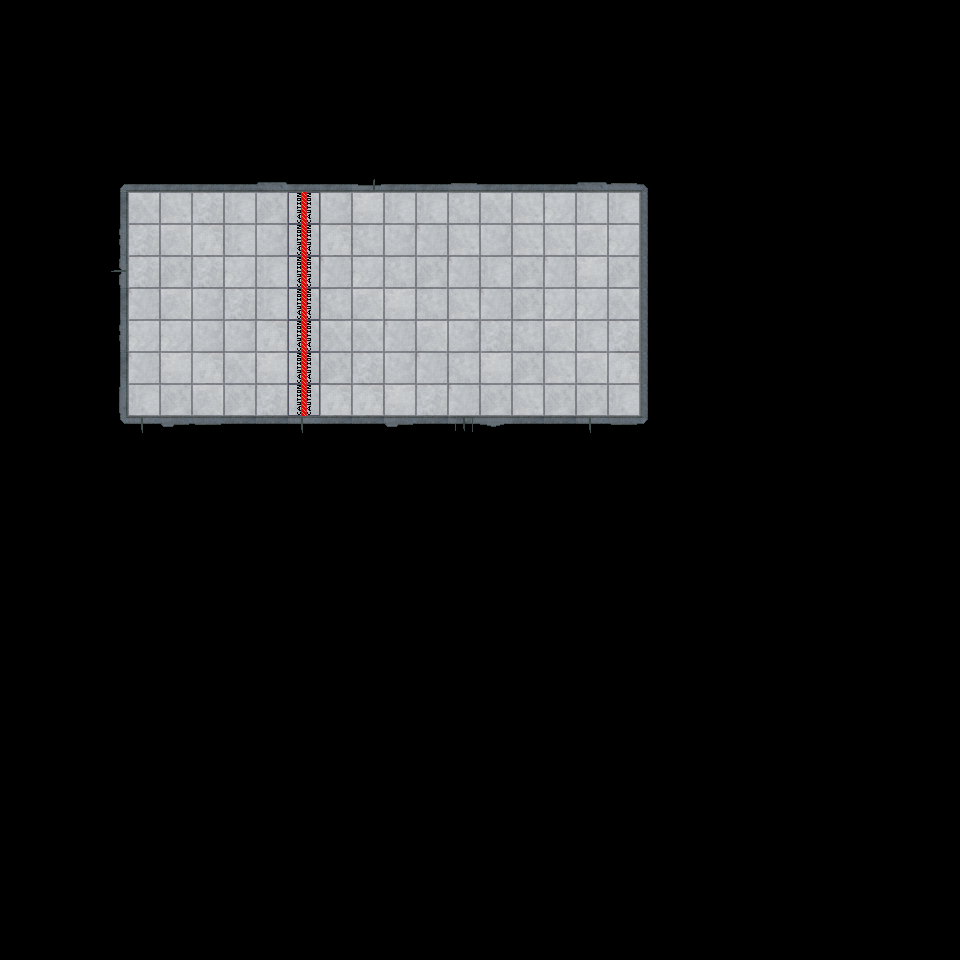

Rendered tile map (Tiled .tmx) drawn with the repository's tilesets; below, a short description and the full map source, tile grids included:
An orthogonal 30x30 tile map with 32x32 px tiles, 1 tile layer (Tile Layer 1), 2 tilesets.

<map version="1.0" tiledversion="1.1.6" orientation="orthogonal" renderorder="right-down" width="30" height="30" tilewidth="32" tileheight="32" infinite="0" nextobjectid="1">
 <tileset firstgid="1" source="Tileset1.tsx" />
 <tileset firstgid="101" source="Walls and Exterior.tsx" />
 <layer name="Tile Layer 1" width="30" height="30">
  <data encoding="csv">
0,0,0,0,0,0,0,0,0,0,0,0,0,0,0,0,0,0,0,0,0,0,0,0,0,0,0,0,0,0,
0,0,0,0,0,0,0,0,0,0,0,0,0,0,0,0,0,0,0,0,0,0,0,0,0,0,0,0,0,0,
0,0,0,0,0,0,0,0,0,0,0,0,0,0,0,0,0,0,0,0,0,0,0,0,0,0,0,0,0,0,
0,0,0,0,0,0,0,0,0,0,0,0,0,0,0,0,0,0,0,0,0,0,0,0,0,0,0,0,0,0,
0,0,0,0,0,0,0,0,0,0,0,0,0,0,0,0,0,0,0,0,0,0,0,0,0,0,0,0,0,0,
0,0,0,137,108,108,108,108,117,108,108,118,108,108,107,108,108,108,117,107,136,0,0,0,0,0,0,0,0,0,
0,0,0,122,157,168,169,178,167,150,166,158,178,178,177,157,168,156,178,178,121,0,0,0,0,0,0,0,0,0,
0,0,0,124,169,159,179,178,166,150,179,177,166,176,168,166,168,168,159,156,121,0,0,0,0,0,0,0,0,0,
0,0,0,134,169,167,169,156,178,150,176,156,177,167,176,178,167,176,158,167,121,0,0,0,0,0,0,0,0,0,
0,0,0,122,176,159,166,169,178,150,177,159,158,177,168,176,167,156,156,157,121,0,0,0,0,0,0,0,0,0,
0,0,0,124,156,156,166,166,179,150,157,157,176,159,166,169,177,159,178,169,121,0,0,0,0,0,0,0,0,0,
0,0,0,122,176,158,179,157,158,150,167,169,166,176,177,158,167,168,159,179,121,0,0,0,0,0,0,0,0,0,
0,0,0,132,178,167,159,167,169,150,179,179,158,169,176,167,168,167,167,178,121,0,0,0,0,0,0,0,0,0,
0,0,0,147,127,128,102,103,103,127,103,103,128,103,126,129,103,103,127,102,146,0,0,0,0,0,0,0,0,0,
0,0,0,0,0,0,0,0,0,0,0,0,0,0,0,0,0,0,0,0,0,0,0,0,0,0,0,0,0,0,
0,0,0,0,0,0,0,0,0,0,0,0,0,0,0,0,0,0,0,0,0,0,0,0,0,0,0,0,0,0,
0,0,0,0,0,0,0,0,0,0,0,0,0,0,0,0,0,0,0,0,0,0,0,0,0,0,0,0,0,0,
0,0,0,0,0,0,0,0,0,0,0,0,0,0,0,0,0,0,0,0,0,0,0,0,0,0,0,0,0,0,
0,0,0,0,0,0,0,0,0,0,0,0,0,0,0,0,0,0,0,0,0,0,0,0,0,0,0,0,0,0,
0,0,0,0,0,0,0,0,0,0,0,0,0,0,0,0,0,0,0,0,0,0,0,0,0,0,0,0,0,0,
0,0,0,0,0,0,0,0,0,0,0,0,0,0,0,0,0,0,0,0,0,0,0,0,0,0,0,0,0,0,
0,0,0,0,0,0,0,0,0,0,0,0,0,0,0,0,0,0,0,0,0,0,0,0,0,0,0,0,0,0,
0,0,0,0,0,0,0,0,0,0,0,0,0,0,0,0,0,0,0,0,0,0,0,0,0,0,0,0,0,0,
0,0,0,0,0,0,0,0,0,0,0,0,0,0,0,0,0,0,0,0,0,0,0,0,0,0,0,0,0,0,
0,0,0,0,0,0,0,0,0,0,0,0,0,0,0,0,0,0,0,0,0,0,0,0,0,0,0,0,0,0,
0,0,0,0,0,0,0,0,0,0,0,0,0,0,0,0,0,0,0,0,0,0,0,0,0,0,0,0,0,0,
0,0,0,0,0,0,0,0,0,0,0,0,0,0,0,0,0,0,0,0,0,0,0,0,0,0,0,0,0,0,
0,0,0,0,0,0,0,0,0,0,0,0,0,0,0,0,0,0,0,0,0,0,0,0,0,0,0,0,0,0,
0,0,0,0,0,0,0,0,0,0,0,0,0,0,0,0,0,0,0,0,0,0,0,0,0,0,0,0,0,0,
0,0,0,0,0,0,0,0,0,0,0,0,0,0,0,0,0,0,0,0,0,0,0,0,0,0,0,0,0,0
</data>
 </layer>
</map>